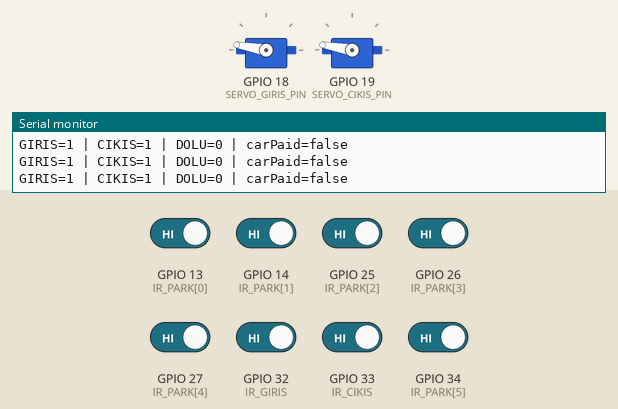
Recording of a sketch running on a simulated ESP32. Shown: 2 × servo, the last lines printed to the serial monitor. The inputs (shaded band) are chosen by the test bench; at power-on: GPIO 13 (IR_PARK[0]), GPIO 14 (IR_PARK[1]), GPIO 25 (IR_PARK[2]), GPIO 26 (IR_PARK[3]), GPIO 27 (IR_PARK[4]), GPIO 32 (IR_GIRIS), GPIO 33 (IR_CIKIS), GPIO 34 (IR_PARK[5]) HIGH. WiFi joins after 1.5 s; servers stay silent unless stated.

Above: at 2.7 s.
2.8 s: GPIO 32 (IR_GIRIS) driven LOW
At 3.7 s:
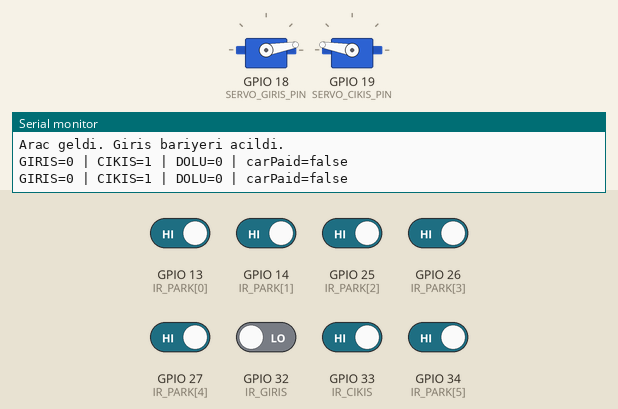
4.4 s: GPIO 13 (IR_PARK[0]) driven LOW and GPIO 32 (IR_GIRIS) driven HIGH
At 9.6 s:
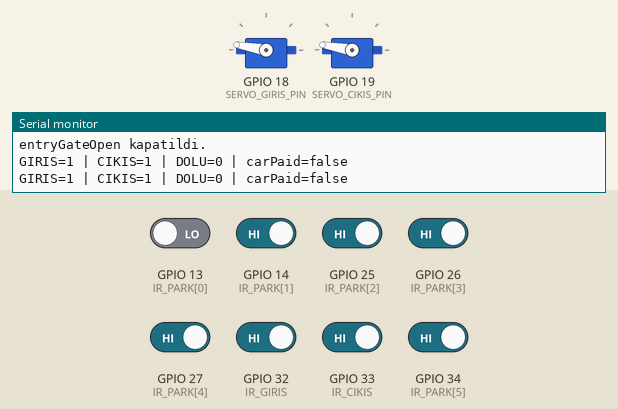
Timing chart, 0 to 11.1 s (numbered marks = the images above; inputs shaded):
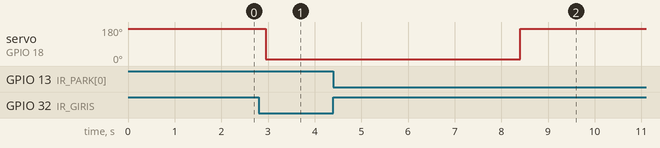

Measured:
- after the input at 2.8 s, servo on GPIO 18 (SERVO_GIRIS_PIN): 170° → 10° after 0.15 s
- after the input at 4.4 s, servo on GPIO 18 (SERVO_GIRIS_PIN): 10° → 170° after 4.0 s

The sketch:

otopark.ino
```cpp
#include <WiFi.h>
#include <Firebase_ESP_Client.h>
#include <ESP32Servo.h>

// --- WI-FI AYARLARI ---
#define WIFI_SSID "Esptestwifi"
#define WIFI_PASSWORD "12345678"

// --- FIREBASE AYARLARI ---
#define API_KEY "AIzaSyAR1cyO7pFPM5RLvO308uAcSyf5HaqAizM"
#define FIREBASE_PROJECT_ID "akillisera-b71d4"
#define APP_ID "master-iot-final-v3"

// --- PİNLER (GİRİŞ/ÇIKIŞ) ---
#define IR_GIRIS 32
#define IR_CIKIS 33
const int IR_PARK[6] = {13, 14, 25, 26, 27, 34}; // P1 - P6

#define SERVO_GIRIS_PIN 18
#define SERVO_CIKIS_PIN 19

// --- STANDART SERVO (SG90) AYARLARI ---
#define SERVO_MIN_US       500
#define SERVO_MAX_US       2400
#define SERVO_OPEN_ANGLE   10
#define SERVO_CLOSE_ANGLE  170
#define SERVO_HOLD_MS      4000

// --- SENSÖR FİLTRE AYARLARI ---
#define GIRIS_DEBOUNCE_MS  150
#define CIKIS_DEBOUNCE_MS  150

FirebaseData fbdoRead, fbdoWrite;
FirebaseAuth auth;
FirebaseConfig config;

Servo girisServosu;
Servo cikisServosu;

String docPath = "artifacts/" + String(APP_ID) + "/public/data/parking/status";

// Her park alanı için ayrı sayaçlar
unsigned long slotDetectTime[6] = {0, 0, 0, 0, 0, 0};
unsigned long slotClearTime[6]  = {0, 0, 0, 0, 0, 0};

// Firebase'e en son gönderilmiş durumlar
bool lastSlotStates[6] = {false, false, false, false, false, false};
bool carPaid = false;

// Bariyer durumları
unsigned long girisOpenTime = 0;
bool girisOpen = false;

unsigned long cikisOpenTime = 0;
bool cikisOpen = false;

// Giriş / çıkış sensör filtre değişkenleri
unsigned long girisDetectStart = 0;
unsigned long cikisDetectStart = 0;

int getOccupiedCount() {
  int count = 0;
  for (int i = 0; i < 6; i++) {
    if (lastSlotStates[i]) count++;
  }
  return count;
}

void updateFirestoreBool(String key, bool value) {
  String json = "{\"fields\":{\"" + key + "\":{\"booleanValue\":" + (value ? "true" : "false") + "}}}";
  Firebase.Firestore.patchDocument(&fbdoWrite, FIREBASE_PROJECT_ID, "", docPath.c_str(), json.c_str(), key.c_str());
}

void openGate(Servo &servo, bool &isOpenFlag, unsigned long &timer) {
  servo.write(SERVO_OPEN_ANGLE);
  isOpenFlag = true;
  timer = millis();
}

void closeGateIfTimeout(Servo &servo, bool &isOpenFlag, unsigned long timer, String firebaseKey, bool sensorActive) {
  if (isOpenFlag && !sensorActive && (millis() - timer > SERVO_HOLD_MS)) {
    servo.write(SERVO_CLOSE_ANGLE);
    isOpenFlag = false;
    updateFirestoreBool(firebaseKey, false);
    Serial.println(firebaseKey + " kapatildi.");
  }
}

void setup() {
  Serial.begin(115200);

  // IR sensörler için iç pull-up açıldı
  pinMode(IR_GIRIS, INPUT_PULLUP);
  pinMode(IR_CIKIS, INPUT_PULLUP);

  // 34 numara ESP32'de input-only pin, pullup desteklemez.
  // Bu yüzden park sensörlerinde ayrı ayrı ayarlıyoruz.
  pinMode(IR_PARK[0], INPUT_PULLUP); // 13
  pinMode(IR_PARK[1], INPUT_PULLUP); // 14
  pinMode(IR_PARK[2], INPUT_PULLUP); // 25
  pinMode(IR_PARK[3], INPUT_PULLUP); // 26
  pinMode(IR_PARK[4], INPUT_PULLUP); // 27
  pinMode(IR_PARK[5], INPUT);        // 34 -> dahili pullup yok

  // Servo PWM zamanlayıcıları
  ESP32PWM::allocateTimer(0);
  ESP32PWM::allocateTimer(1);
  ESP32PWM::allocateTimer(2);
  ESP32PWM::allocateTimer(3);

  girisServosu.setPeriodHertz(50);
  girisServosu.attach(SERVO_GIRIS_PIN, SERVO_MIN_US, SERVO_MAX_US);
  girisServosu.write(SERVO_CLOSE_ANGLE);

  cikisServosu.setPeriodHertz(50);
  cikisServosu.attach(SERVO_CIKIS_PIN, SERVO_MIN_US, SERVO_MAX_US);
  cikisServosu.write(SERVO_CLOSE_ANGLE);

  WiFi.begin(WIFI_SSID, WIFI_PASSWORD);
  Serial.print("WiFi baglaniyor");
  while (WiFi.status() != WL_CONNECTED) {
    delay(500);
    Serial.print(".");
  }
  Serial.println("\nWiFi Baglandi!");

  config.api_key = API_KEY;
  config.signer.test_mode = true;
  Firebase.begin(&config, &auth);
  Firebase.reconnectWiFi(true);

  Serial.println("Sistem hazir.");
}

void loop() {
  if (!Firebase.ready()) return;

  unsigned long currentMillis = millis();

  // =========================================================
  // 1. GİRİŞ KAPISI MANTIĞI (YENİ VE KUSURSUZ)
  // =========================================================
  bool girisSensorAktif = (digitalRead(IR_GIRIS) == LOW);

  if (girisSensorAktif) {
    if (girisOpen) {
      // Kapı ZATEN açıksa filtreye bakma, süreyi direkt uzat! (Titremeyi bitirir)
      girisOpenTime = currentMillis;
    } else {
      // Kapı kapalıysa ilk açılış için 150ms filtreden geçmesini bekle
      if (girisDetectStart == 0) {
        girisDetectStart = currentMillis;
      }
      if ((currentMillis - girisDetectStart >= GIRIS_DEBOUNCE_MS)) {
        if (getOccupiedCount() < 6) {
          openGate(girisServosu, girisOpen, girisOpenTime);
          updateFirestoreBool("entryGateOpen", true);
          Serial.println("Arac geldi. Giris bariyeri acildi.");
        }
      }
    }
  } else {
    girisDetectStart = 0;
  }

  // =========================================================
  // 2. PARK ALANLARI MANTIĞI
  // =========================================================
  for (int i = 0; i < 6; i++) {
    bool carPresent = (digitalRead(IR_PARK[i]) == LOW);

    if (carPresent) {
      slotClearTime[i] = 0;

      if (slotDetectTime[i] == 0) {
        slotDetectTime[i] = currentMillis;
      }
      else if (!lastSlotStates[i] && (currentMillis - slotDetectTime[i] > 10000)) {
        lastSlotStates[i] = true;
        updateFirestoreBool("p" + String(i) + "_occupied", true);
        Serial.println("P" + String(i + 1) + " Park Edildi.");
      }
    }
    else {
      slotDetectTime[i] = 0;

      if (slotClearTime[i] == 0) {
        slotClearTime[i] = currentMillis;
      }
      else if (lastSlotStates[i] && (currentMillis - slotClearTime[i] > 5000)) {
        lastSlotStates[i] = false;
        updateFirestoreBool("p" + String(i) + "_occupied", false);
        Serial.println("P" + String(i + 1) + " Bosaldi.");
      }
    }
  }

  // =========================================================
  // 3. ÇIKIŞ KAPISI MANTIĞI (GİRİŞ KAPISIYLA BİREBİR AYNI)
  // =========================================================
  static unsigned long lastDbCheck = 0;
  if (currentMillis - lastDbCheck > 2500) {
    lastDbCheck = currentMillis;
    if (Firebase.Firestore.getDocument(&fbdoRead, FIREBASE_PROJECT_ID, "", docPath.c_str(), "carPaid")) {
      carPaid = (fbdoRead.payload().indexOf("\"booleanValue\": true") > -1);
    }
  }

  bool cikisSensorAktif = (digitalRead(IR_CIKIS) == LOW);

  if (cikisSensorAktif) {
    if (cikisOpen) {
      // Kapı ZATEN açıksa süreyi direkt uzat
      cikisOpenTime = currentMillis;
    } else {
      // Kapı kapalıysa açılış için filtreyi bekle
      if (cikisDetectStart == 0) {
        cikisDetectStart = currentMillis;
      }
      if ((currentMillis - cikisDetectStart >= CIKIS_DEBOUNCE_MS)) {
        if (carPaid) {
          openGate(cikisServosu, cikisOpen, cikisOpenTime);
          updateFirestoreBool("exitGateOpen", true);
          updateFirestoreBool("carPaid", false);
          carPaid = false;
          Serial.println("Odeme alinmis. Arac cikiyor. Cikis bariyeri acildi.");
        }
      }
    }
  } else {
    cikisDetectStart = 0;
  }

  // =========================================================
  // 4. BARİYERLERİ OTOMATİK KAPATMA
  // =========================================================
  closeGateIfTimeout(girisServosu, girisOpen, girisOpenTime, "entryGateOpen", girisSensorAktif);
  closeGateIfTimeout(cikisServosu, cikisOpen, cikisOpenTime, "exitGateOpen", cikisSensorAktif);

  // =========================================================
  // 5. DEBUG
  // =========================================================
  static unsigned long lastDebug = 0;
  if (currentMillis - lastDebug > 500) {
    lastDebug = currentMillis;

    Serial.print("GIRIS=");
    Serial.print(digitalRead(IR_GIRIS));
    Serial.print(" | CIKIS=");
    Serial.print(digitalRead(IR_CIKIS));
    Serial.print(" | DOLU=");
    Serial.print(getOccupiedCount());
    Serial.print(" | carPaid=");
    Serial.println(carPaid ? "true" : "false");
  }
}
```
